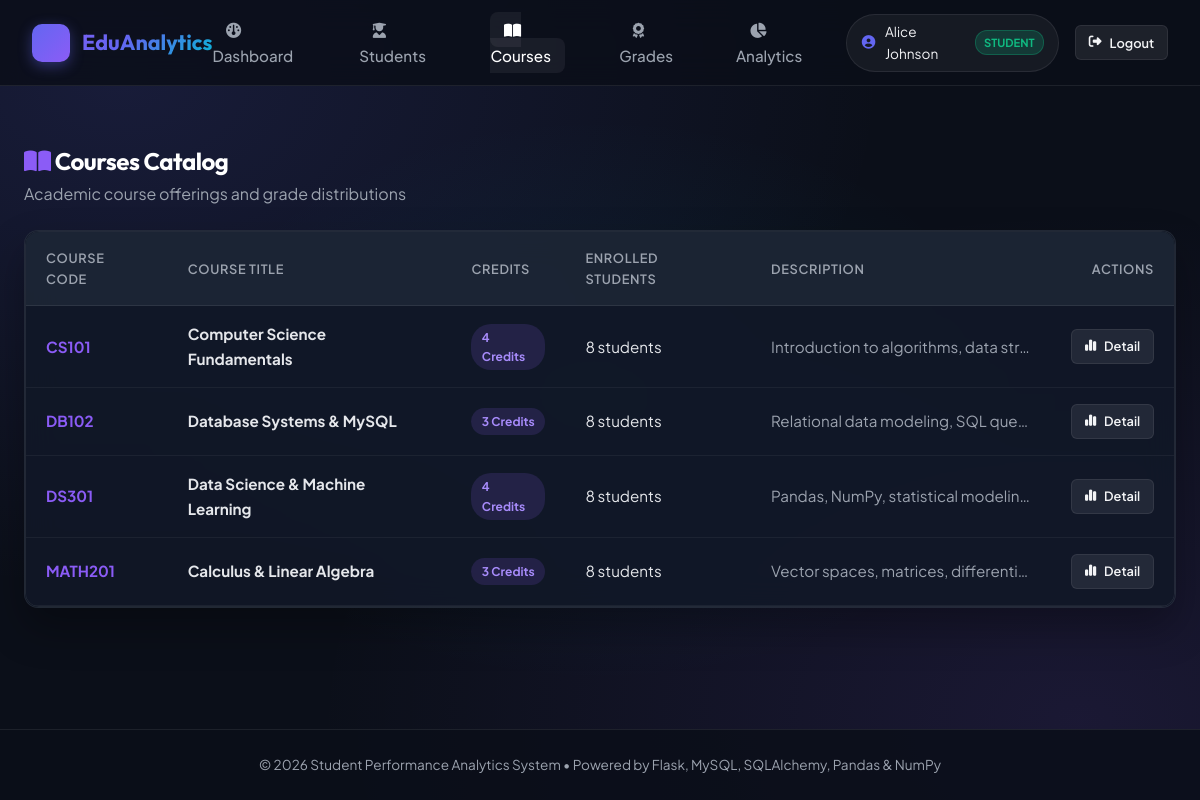
The page /courses (signed in) on the database its author committed.
### models.py (models this page shows, shortened)
class User(db.Model):
    __tablename__ = 'users'
    id = db.Column(db.Integer, primary_key=True)
    name = db.Column(db.String(100), nullable=False)
    email = db.Column(db.String(120), unique=True, nullable=False, index=True)
    password_hash = db.Column(db.String(255), nullable=False)
    role = db.Column(db.String(20), nullable=False, default='student')  # 'admin' or 'student'
    created_at = db.Column(db.DateTime, default=datetime.utcnow)
    student_profile = db.relationship('Student', backref='user', uselist=False, lazy=True)

class Course(db.Model):
    __tablename__ = 'courses'
    id = db.Column(db.Integer, primary_key=True)
    name = db.Column(db.String(150), nullable=False)
    code = db.Column(db.String(20), unique=True, nullable=False, index=True)
    description = db.Column(db.Text, nullable=True)
    credits = db.Column(db.Integer, default=3)
    grades = db.relationship('Grade', backref='course', cascade='all, delete-orphan', lazy=True)
    def to_dict(self):
        return {
            'id': self.id,
            'name': self.name,
            'code': self.code,
            'description': self.description,
            'credits': self.credits,
            'enrolled_students': len(set(g.student_id for g in self.grades))
        }

class Grade(db.Model):
    __tablename__ = 'grades'
    id = db.Column(db.Integer, primary_key=True)
    student_id = db.Column(db.Integer, db.ForeignKey('students.id', ondelete='CASCADE'), nullable=False)
    course_id = db.Column(db.Integer, db.ForeignKey('courses.id', ondelete='CASCADE'), nullable=False)
    score = db.Column(db.Float, nullable=False)
    date = db.Column(db.Date, nullable=False, default=datetime.utcnow().date)

### app.py (the view)
@app.route('/courses', methods=['GET'])
@login_required
def list_courses():
    courses = Course.query.order_by(Course.code).all()
    return render_template('courses/list.html', courses=courses)

### app.py (called while the page is built)
@app.before_request
def method_override():
    if request.method == 'POST' and '_method' in request.form:
        method = request.form['_method'].upper()
        if method in ['PUT', 'PATCH', 'DELETE']:
            request.environ['REQUEST_METHOD'] = method

@app.context_processor
def inject_user():
    user = get_current_user_from_request()
    return dict(current_user=user)

### auth.py (called while the page is built)
def decode_jwt(token):
    try:
        payload = jwt.decode(token, current_app.config['JWT_SECRET_KEY'], algorithms=['HS256'])
        return payload
    except Exception as e:
        return None

def get_current_user_from_request():
    token = None
    auth_header = request.headers.get('Authorization')
    if auth_header and auth_header.startswith('Bearer '):
        token = auth_header.split(' ')[1]
    if not token:
        token = request.cookies.get('jwt_token')
    if token:
        payload = decode_jwt(token)
        if payload:
            user_id = int(payload.get('sub')) if payload.get('sub') and str(payload.get('sub')).isdigit() else None
            user = db.session.get(User, user_id) if user_id else None
            if not user and payload.get('email'):
                user = User.query.filter_by(email=payload.get('email')).first()
            return user
    return None

def login_required(f):
    @wraps(f)
    def decorated_function(*args, **kwargs):
        user = get_current_user_from_request()
        if not user:
            if request.path.startswith('/api/'):
                return jsonify({'error': 'Authentication required', 'message': 'Invalid or expired token'}), 401
            flash('Please log in to access this page.', 'warning')
            return redirect(url_for('login_page', next=request.url))
        g.current_user = user
        return f(*args, **kwargs)
    return decorated_function

### templates/courses/list.html (shortened to what this page needs)
{% extends 'base.html' %}
{% block content %}
<div style="display: flex; justify-content: space-between; align-items: center; margin-bottom: 1.5rem; flex-wrap: wrap; gap: 1rem;">
    <div>
        <h2><i class="fa-solid fa-book-open" style="color: var(--accent-purple);"></i> Courses Catalog</h2>
        <p style="color: var(--text-muted);">Academic course offerings and grade distributions</p>
    </div>
</div>
<div class="glass-card" style="padding: 0; overflow: hidden;">
    <div class="table-responsive">
        <table class="custom-table">
            <thead>
                <tr>
                    <th>Course Code</th>
                    <th>Course Title</th>
                    <th>Credits</th>
                    <th>Enrolled Students</th>
                    <th>Description</th>
                    <th style="text-align: right;">Actions</th>
                </tr>
            </thead>
            <tbody>
                {% if courses %}
                    {% for course in courses %}
                    <tr>
                        <td><strong style="color: var(--accent-purple);">{{ course.code }}</strong></td>
                        <td><strong>{{ course.name }}</strong></td>
                        <td><span class="badge" style="background: rgba(139, 92, 246, 0.15); color: #a78bfa;">{{ course.credits }} Credits</span></td>
                        <td>{{ course.to_dict().enrolled_students }} students</td>
                        <td style="color: var(--text-muted); max-width: 300px; white-space: nowrap; overflow: hidden; text-overflow: ellipsis;">
                            {{ course.description or 'No description provided.' }}
                        </td>
                        <td style="text-align: right;">
                            <div style="display: inline-flex; gap: 0.4rem;">
                                <a href="{{ url_for('view_course', id=course.id) }}" class="btn btn-secondary btn-sm" title="View Analytics"><i class="fa-solid fa-chart-simple"></i> Detail</a>
                            </div>
                        </td>
                    </tr>
                    {% endfor %}
                {% else %}
                    <tr>
                        <td colspan="6" style="text-align: center; padding: 2rem; color: var(--text-muted);">
                            No course offerings available.
                        </td>
                    </tr>
                {% endif %}
            </tbody>
        </table>
    </div>
</div>
{% endblock %}

### templates/base.html (shortened to what this page needs)
<!DOCTYPE html>
<html lang="en">
<head>
    <link rel="stylesheet" href="https://cdnjs.cloudflare.com/ajax/libs/font-awesome/6.4.0/css/all.min.css">
    <link rel="stylesheet" href="{{ url_for('static', filename='css/style.css') }}">
</head>
<body>
    <nav class="navbar">
        <div class="nav-container">
            <a href="{{ url_for('dashboard') }}" class="brand-logo">
                <div class="brand-icon"><i class="fa-solid fa-chart-line"></i></div>
                <span>EduAnalytics</span>
            </a>
            {% if current_user %}
            <ul class="nav-links">
                <li><a href="{{ url_for('dashboard') }}" class="nav-link {% if request.endpoint == 'dashboard' %}active{% endif %}"><i class="fa-solid fa-gauge"></i> Dashboard</a></li>
                <li><a href="{{ url_for('list_students') }}" class="nav-link {% if 'student' in request.endpoint %}active{% endif %}"><i class="fa-solid fa-user-graduate"></i> Students</a></li>
                <li><a href="{{ url_for('list_courses') }}" class="nav-link {% if 'course' in request.endpoint %}active{% endif %}"><i class="fa-solid fa-book-open"></i> Courses</a></li>
                <li><a href="{{ url_for('list_grades') }}" class="nav-link {% if 'grade' in request.endpoint %}active{% endif %}"><i class="fa-solid fa-award"></i> Grades</a></li>
                <li><a href="{{ url_for('analytics_dashboard') }}" class="nav-link {% if 'analytics' in request.endpoint %}active{% endif %}"><i class="fa-solid fa-chart-pie"></i> Analytics</a></li>
            </ul>
            <div style="display: flex; align-items: center; gap: 1rem;">
                <div class="user-badge">
                    <i class="fa-solid fa-circle-user" style="color: var(--accent-indigo);"></i>
                    <span>{{ current_user.name }}</span>
                    <span class="role-pill role-{{ current_user.role }}">{{ current_user.role }}</span>
                </div>
                <a href="{{ url_for('logout') }}" class="btn btn-secondary btn-sm" title="Log Out"><i class="fa-solid fa-right-from-bracket"></i> Logout</a>
            </div>
            {% else %}
            <div style="display: flex; gap: 0.75rem;">
                <a href="{{ url_for('login_page') }}" class="btn btn-secondary btn-sm">Log In</a>
                <a href="{{ url_for('register_page') }}" class="btn btn-primary btn-sm">Register</a>
            </div>
            {% endif %}
        </div>
    </nav>
    <main class="main-wrapper">
        {% block content %}{% endblock %}
    </main>
    <footer>
        <p>&copy; 2026 Student Performance Analytics System &bull; Powered by Flask, MySQL, SQLAlchemy, Pandas & NumPy</p>
    </footer>
</body>
</html>

### rows shown on the page
User: name "Alice Johnson", role "STUDENT"
Course: code "CS101", name "Computer Science Fundamentals", credits "4", to_dict "8", description "Introduction to algorithms, data str…"
Course: code "DB102", name "Database Systems & MySQL", credits "3", to_dict "8", description "Relational data modeling, SQL que…"
Course: code "DS301", name "Data Science & Machine Learning", credits "4", to_dict "8", description "Pandas, NumPy, statistical modelin…"
Course: code "MATH201", name "Calculus & Linear Algebra", credits "3", to_dict "8", description "Vector spaces, matrices, differenti…"
